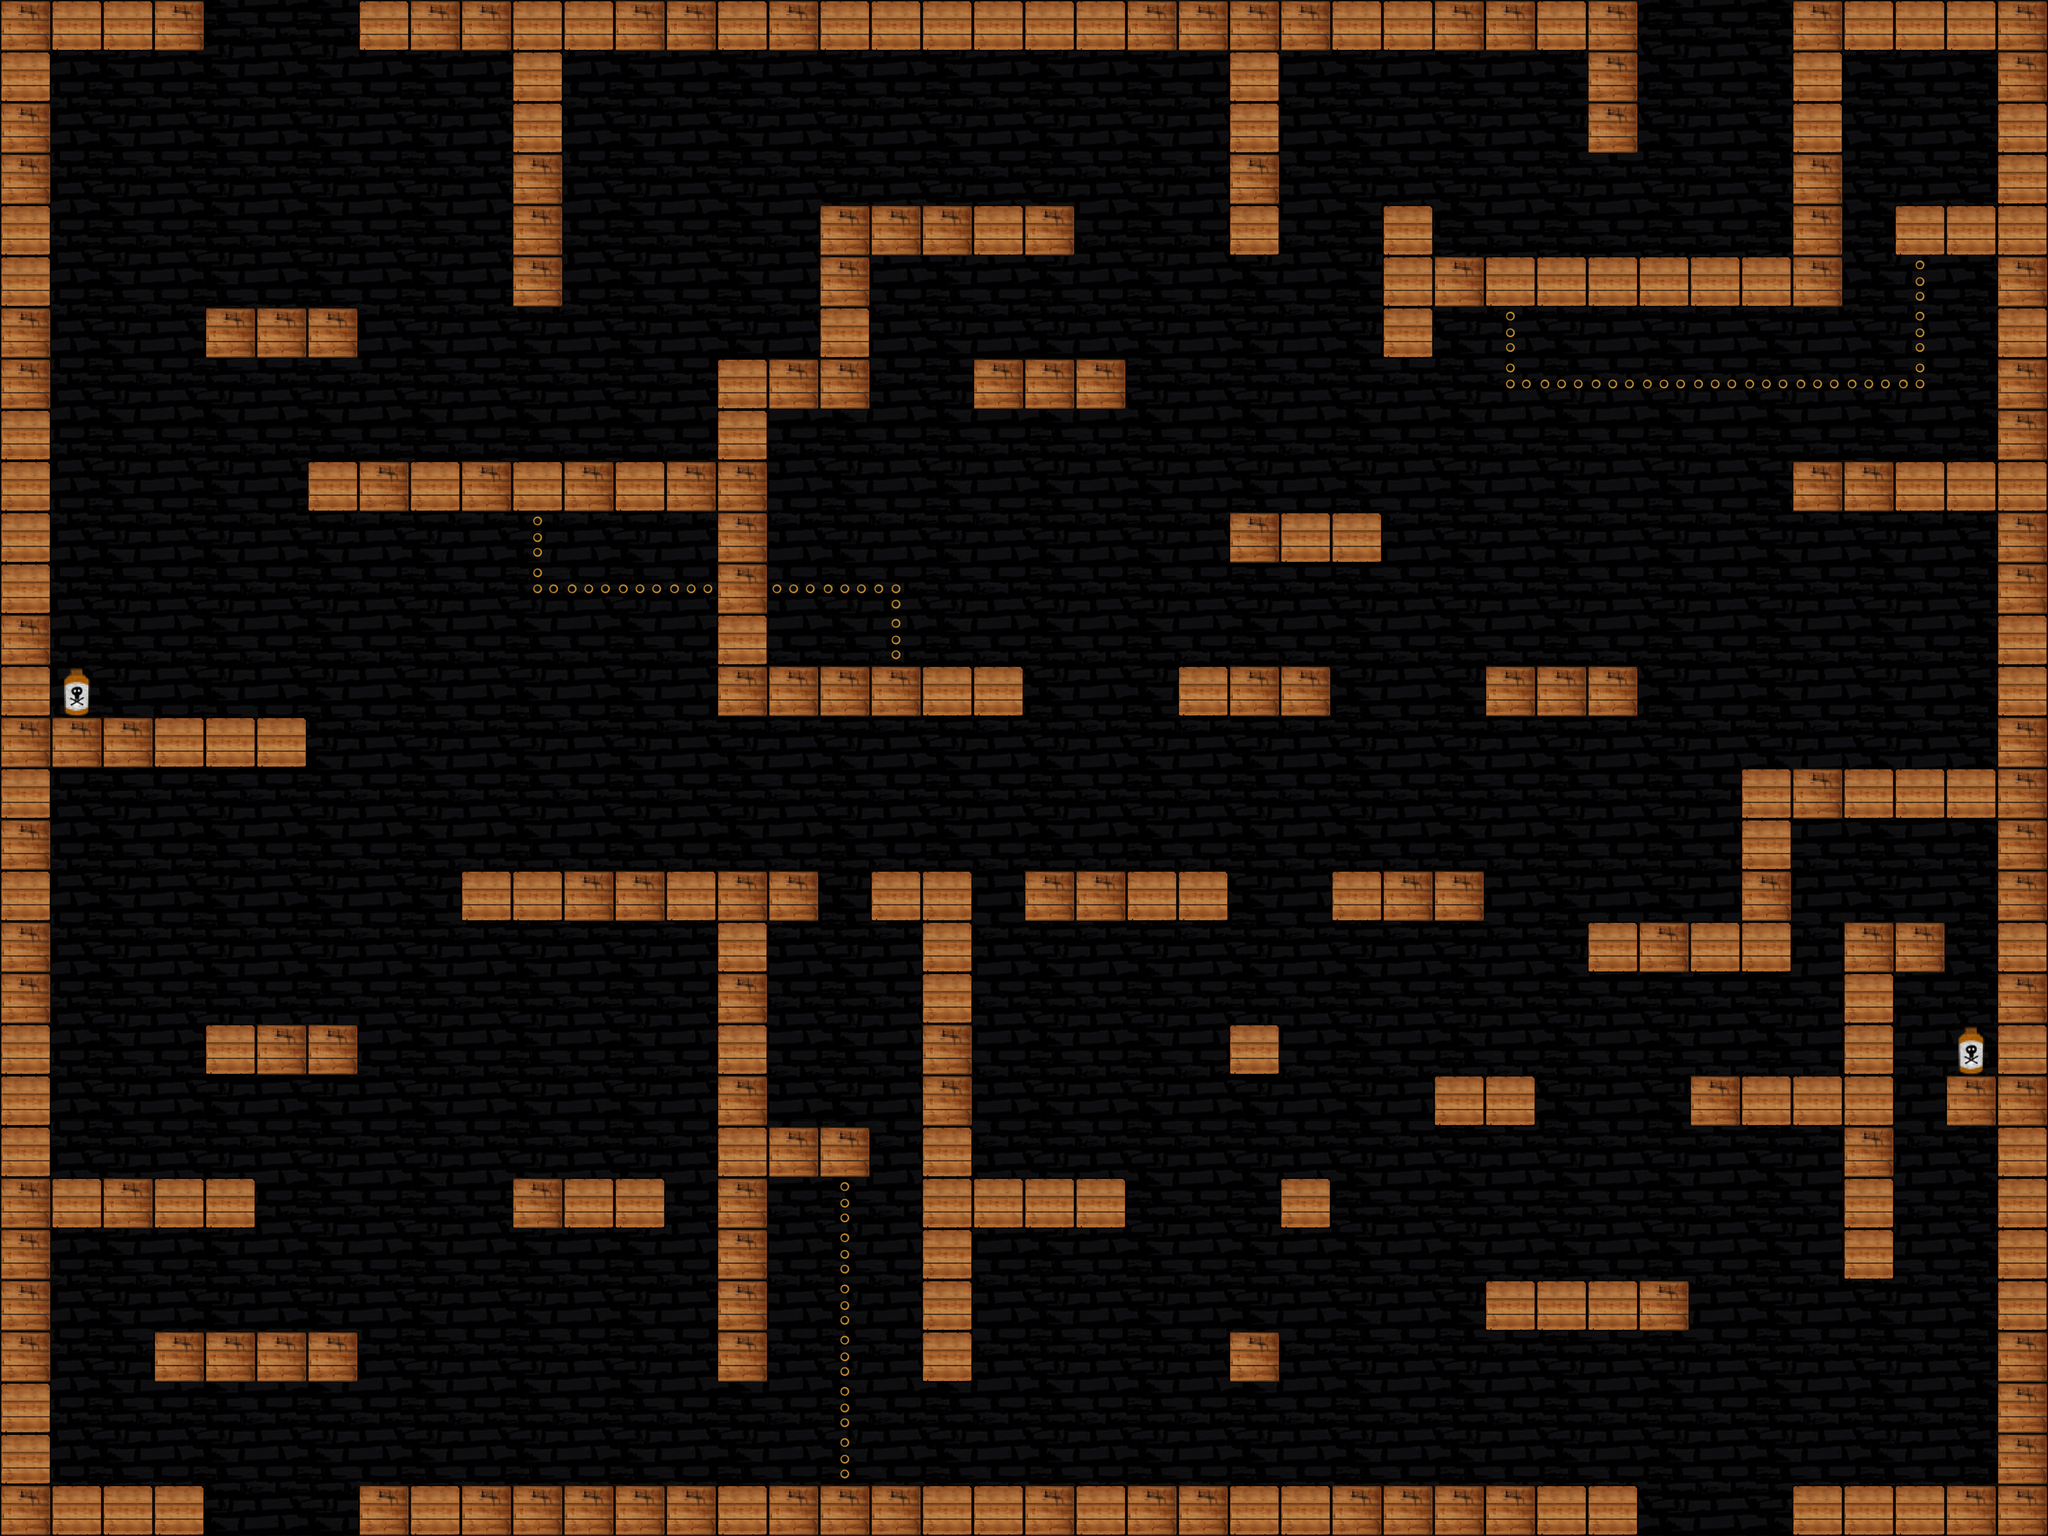

This is a level from a 2D game, rendered from its Tiled map with the project's own tilesets. A one-line summary and the map file follow, with tile-layer data summarised:
An orthogonal 40x30 tile map with 80x80 px tiles, 3 tile layers (BackGround, Main Layer, Paths), 3 tilesets and 2 objects.

<map version="1.0" orientation="orthogonal" renderorder="right-up" width="40" height="30" tilewidth="80" tileheight="80" nextobjectid="11">
 <tileset firstgid="1" name="Slavic" tilewidth="80" tileheight="80">
  <terraintypes>
   <terrain name="New Terrain" tile="0" />
  </terraintypes>
  <tile id="0">
   <image width="80" height="80" source="../Tiles/Poison.png" />
  </tile>
  <tile id="1">
   <image width="80" height="80" source="../Tiles/Wood/wood1.png" />
   <objectgroup draworder="index">
    <object id="0" x="0" y="0" width="80" height="80" />
   </objectgroup>
  </tile>
  <tile id="2">
   <image width="80" height="80" source="../Tiles/Wood/wood2.png" />
   <objectgroup draworder="index">
    <object id="0" x="0" y="0" width="80" height="80" />
   </objectgroup>
  </tile>
 </tileset>
 <tileset firstgid="4" name="Background" tilewidth="3200" tileheight="2400">
  <tile id="0">
   <image width="3200" height="2400" source="../Tiles/background.png" />
  </tile>
 </tileset>
 <tileset firstgid="5" name="Path" tilewidth="80" tileheight="80">
  <tile id="0">
   <image width="80" height="80" source="../Tiles/Path/tile1pion.png" />
  </tile>
  <tile id="1">
   <image width="80" height="80" source="../Tiles/Path/tile1rog.png" />
  </tile>
  <tile id="2">
   <image width="80" height="80" source="../Tiles/Path/tile2poziom.png" />
  </tile>
  <tile id="3">
   <image width="80" height="80" source="../Tiles/Path/tile2rog.png" />
  </tile>
  <tile id="4">
   <image width="80" height="80" source="../Tiles/Path/tile3rog.png" />
  </tile>
  <tile id="5">
   <image width="80" height="80" source="../Tiles/Path/tile4rog.png" />
  </tile>
 </tileset>
 <layer name="BackGround" width="40" height="30">
  <data>[1200 cells, 1 non-empty, 1 distinct tile ids]</data>
 </layer>
 <layer name="Main Layer" width="40" height="30">
  <data>[1200 cells, 292 non-empty, 3 distinct tile ids]</data>
 </layer>
 <layer name="Paths" width="40" height="30">
  <data>[1200 cells, 27 non-empty, 5 distinct tile ids]</data>
 </layer>
</map>